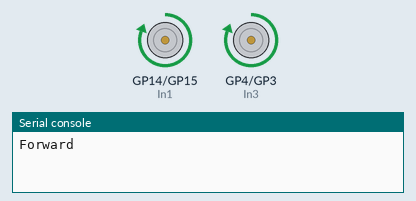
This program was run on a simulated Raspberry Pi Pico running MicroPython. On the bench: motor-driver pin pairs drawn as motors (green arrow = first pin HIGH = forward, orange = second pin HIGH = backward, longer = more drive, scaled by the enable pin), the last lines printed to the serial console.

Above: at 1.0 s.
At 5.0 s:
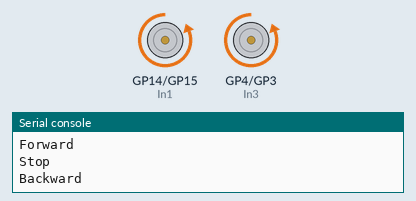
At 7.0 s:
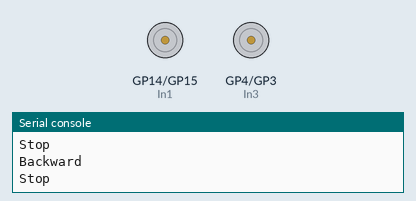
Timing chart, 0 to 10.4 s (numbered marks = the images above):
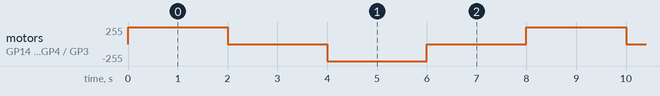

Measured:
- by itself, motor on GP14 (In1) / GP15 (In2), motor on GP4 (In3) / GP3 (In4): repeats every 8.0 s: stopped 2.0 s, backward 255/255 2.0 s, stopped 2.0 s, forward 255/255 2.0 s

The program:

Motor_tut.py
```python
from machine import Pin
import time #importing time for delay


# Defining motor pins

#OUT1  and OUT2
In1=Pin(14,Pin.OUT)
In2=Pin(15,Pin.OUT)
EN_A=Pin(8,Pin.OUT)


#OUT3  and OUT4
In3=Pin(4,Pin.OUT)
In4=Pin(3,Pin.OUT)
EN_B=Pin(2,Pin.OUT)

EN_A.high()
EN_B.high()
# Forward
def move_forward():
    In1.high()
    In2.low()
    In3.high()
    In4.low()

# Backward
def move_backward():
    In1.low()
    In2.high()
    In3.low()
    In4.high()

#Turn Right
def turn_right():
    In1.low()
    In2.low()
    In3.low()
    In4.high()

#Turn Left
def turn_left():
    In1.low()
    In2.high()
    In3.low()
    In4.low()

#Stop
def stop():
    In1.low()
    In2.low()
    In3.low()
    In4.low()

while True:
    move_forward()
    print("Forward")
    time.sleep(2)
    stop()
    print("Stop")
    time.sleep(2)
    move_backward()
    print("Backward")
    time.sleep(2)
    stop()
    print("Stop")
    time.sleep(2)
```
